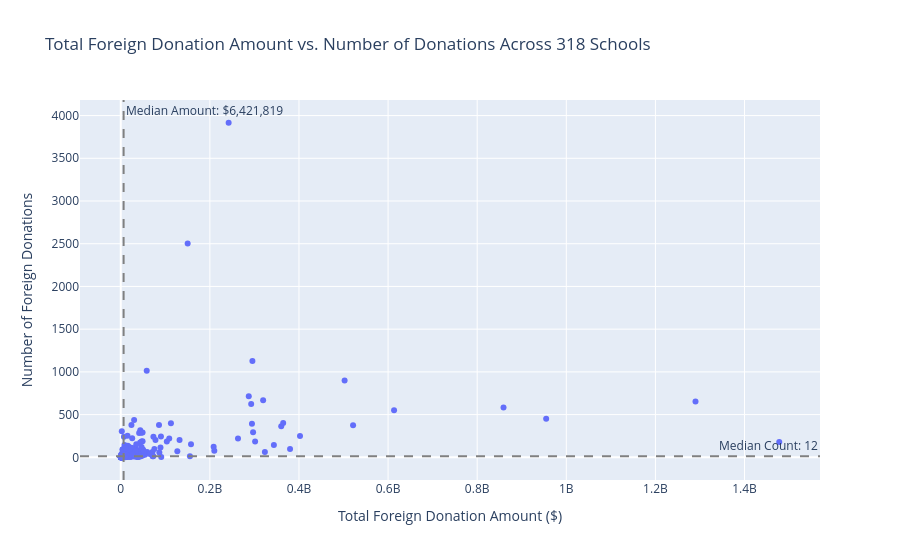

Source (notebook cell):
### Code cell
scatter_plt1 = px.scatter(
    grouped_gift,
    x="total_donation_amount",
    y="total_donations",
    hover_name="Institution Name",
    title=f"Total Foreign Donation Amount vs. Number of Donations Across 318 Schools",
    labels={
        "total_donation_amount": "Total Foreign Donation Amount ($)",
        "total_donations": "Number of Foreign Donations"
    }
)
median_x = grouped_gift["total_donation_amount"].median()
median_y = grouped_gift["total_donations"].median()

scatter_plt1.add_vline(
    x=median_x, line_dash="dash", line_color="gray",
    annotation_text=f"Median Amount: ${median_x:,.0f}", annotation_position="top right"
)
scatter_plt1.add_hline(
    y=median_y, line_dash="dash", line_color="gray",
    annotation_text=f"Median Count: {median_y:,.0f}", annotation_position="top right"
)

scatter_plt1.show()

### Figure 1 — Plotly figure (JSON) as saved in the notebook; plotly's stock layout.template omitted (floating-point values rounded to 4 significant figures; data arrays with more than 128 entries replaced by an {"elided": "..."} marker saying what was removed)
{"data": [{"hovertemplate": "<b>%{hovertext}</b><br><br>Total Foreign Donation Amount ($)=%{x}<br>Number of Foreign Donations=%{y}<extra></extra>", "hovertext": {"elided": "319 str values"}, "legendgroup": "", "marker": {"color": "#636efa", "symbol": "circle"}, "mode": "markers", "name": "", "orientation": "v", "showlegend": false, "type": "scatter", "x": {"elided": "319 int values"}, "xaxis": "x", "y": {"elided": "319 int values"}, "yaxis": "y"}], "layout": {"annotations": [{"showarrow": false, "text": "Median Amount: $6,421,819", "x": 6421819, "xanchor": "left", "xref": "x", "y": 1, "yanchor": "top", "yref": "y domain"}, {"showarrow": false, "text": "Median Count: 12", "x": 1, "xanchor": "right", "xref": "x domain", "y": 12, "yanchor": "bottom", "yref": "y"}], "legend": {"tracegroupgap": 0}, "shapes": [{"line": {"color": "gray", "dash": "dash"}, "type": "line", "x0": 6421819, "x1": 6421819, "xref": "x", "y0": 0, "y1": 1, "yref": "y domain"}, {"line": {"color": "gray", "dash": "dash"}, "type": "line", "x0": 0, "x1": 1, "xref": "x domain", "y0": 12, "y1": 12, "yref": "y"}], "title": {"text": "Total Foreign Donation Amount vs. Number of Donations Across 318 Schools"}, "xaxis": {"anchor": "y", "domain": [0, 1], "title": {"text": "Total Foreign Donation Amount ($)"}}, "yaxis": {"anchor": "x", "domain": [0, 1], "title": {"text": "Number of Foreign Donations"}}}}
